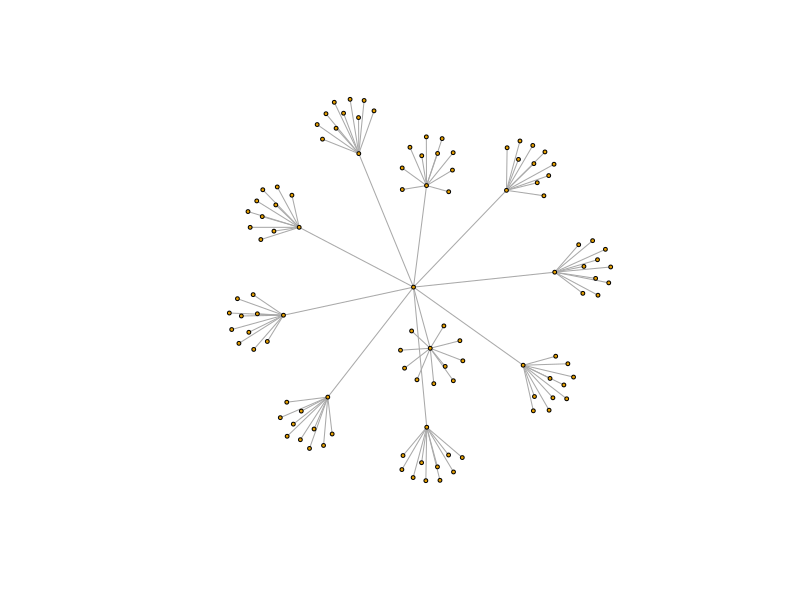
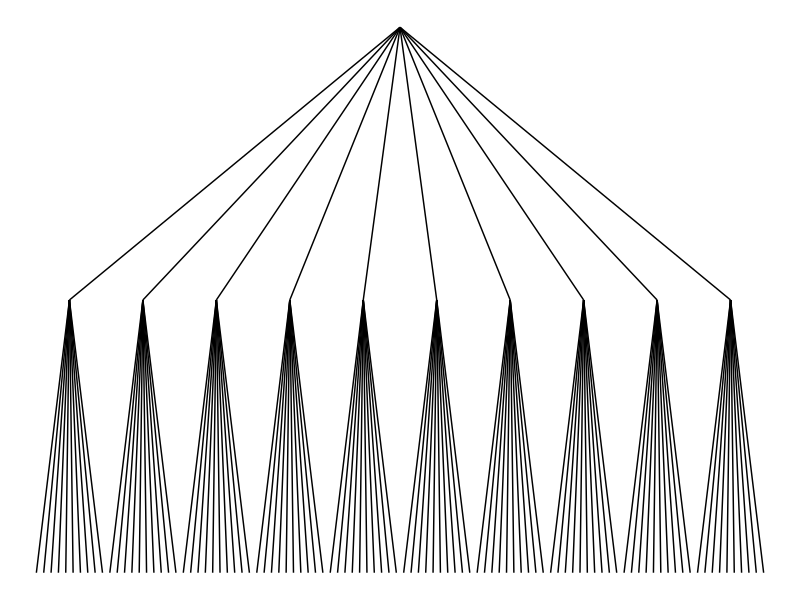
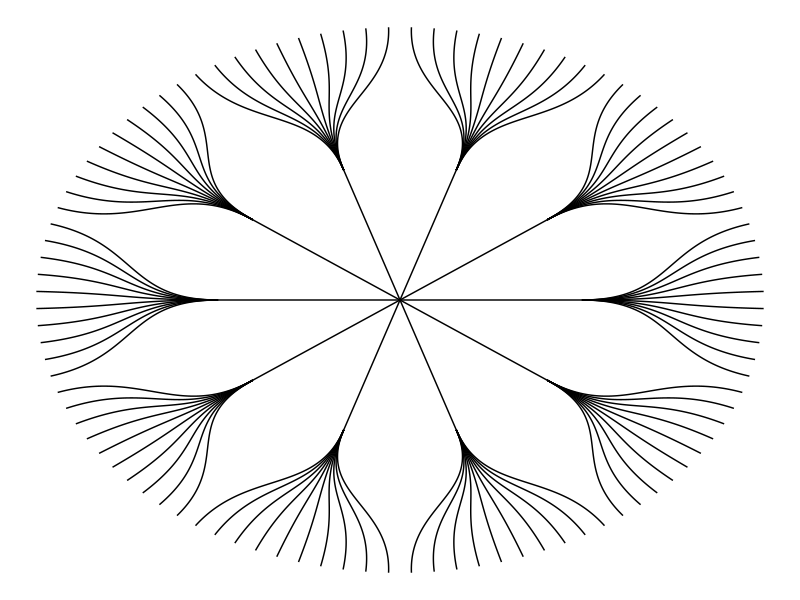

Write R code to recreate these figures, in order.
# gloss bench figure gallery-028
# source: 309-intro-to-hierarchical-edge-bundling.Rmd (gallery)
# Frozen by bench/R/harvest.R: code up to the chosen figure; see meta.json.
# ---- chunk 1 ----
knitr::opts_chunk$set( warning=FALSE, message=FALSE)
# ---- chunk 2 ----
# Libraries
library(ggraph)
library(igraph)

# create a data frame giving the hierarchical structure of your individuals.
# Origin on top, then groups, then subgroups
d1 <- data.frame(from="origin", to=paste("group", seq(1,10), sep=""))
d2 <- data.frame(from=rep(d1$to, each=10), to=paste("subgroup", seq(1,100), sep="_"))
hierarchy <- rbind(d1, d2)

# create a vertices data.frame. One line per object of our hierarchy, giving features of nodes.
vertices <- data.frame(name = unique(c(as.character(hierarchy$from), as.character(hierarchy$to))) )
# ---- chunk 3 ----
# Create a graph object with the igraph library
mygraph <- graph_from_data_frame( hierarchy, vertices=vertices )
# This is a network object, you visualize it as a network like shown in the network section!

# With igraph:
plot(mygraph, vertex.label="", edge.arrow.size=0, vertex.size=2)

# With ggraph:
ggraph(mygraph, layout = 'dendrogram', circular = FALSE) +
  geom_edge_link() +
  theme_void()

ggraph(mygraph, layout = 'dendrogram', circular = TRUE) +
  geom_edge_diagonal() +
  theme_void()
